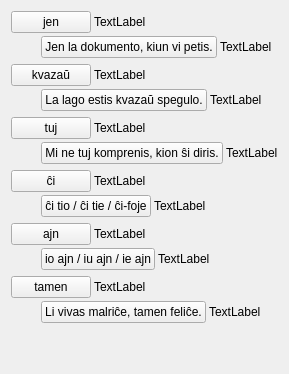
     <widget class="QWidget" name="tab_4">
      <attribute name="icon">
       <iconset resource="ikonoj.qrc">
        <normaloff>:/ikonoj/leciono.png</normaloff>:/ikonoj/leciono.png</iconset>
      </attribute>
      <attribute name="title">
       <string>4</string>
      </attribute>
      <layout class="QVBoxLayout" name="verticalLayout_28">
       <item>
        <layout class="QVBoxLayout" name="verticalLayout_23">
         <property name="spacing">
          <number>3</number>
         </property>
         <item>
          <layout class="QHBoxLayout" name="horizontalLayout_38" stretch="3,1">
           <item>
            <widget class="neklakebla" name="Lec11_Button744">
             <property name="sizePolicy">
              <sizepolicy hsizetype="Maximum" vsizetype="Fixed">
               <horstretch>0</horstretch>
               <verstretch>0</verstretch>
              </sizepolicy>
             </property>
             <property name="text">
              <string>jen</string>
             </property>
            </widget>
           </item>
           <item>
            <widget class="QLabel" name="Lec11_Label838">
             <property name="text">
              <string>TextLabel</string>
             </property>
             <property name="wordWrap">
              <bool>true</bool>
             </property>
            </widget>
           </item>
          </layout>
         </item>
         <item>
          <layout class="QHBoxLayout" name="horizontalLayout_39" stretch="0,3,1">
           <item>
            <spacer name="horizontalSpacer_18">
             <property name="orientation">
              <enum>Qt::Horizontal</enum>
             </property>
             <property name="sizeType">
              <enum>QSizePolicy::Fixed</enum>
             </property>
             <property name="sizeHint" stdset="0">
              <size>
               <width>30</width>
               <height>20</height>
              </size>
             </property>
            </spacer>
           </item>
           <item>
            <widget class="neklakebla" name="pushButton_38">
             <property name="sizePolicy">
              <sizepolicy hsizetype="Maximum" vsizetype="Fixed">
               <horstretch>0</horstretch>
               <verstretch>0</verstretch>
              </sizepolicy>
             </property>
             <property name="text">
              <string>Jen la dokumento, kiun vi petis.</string>
             </property>
            </widget>
           </item>
           <item>
            <widget class="QLabel" name="Lec11_Label840">
             <property name="text">
              <string>TextLabel</string>
             </property>
             <property name="wordWrap">
              <bool>true</bool>
             </property>
            </widget>
           </item>
          </layout>
         </item>
        </layout>
       </item>
       <item>
        <layout class="QVBoxLayout" name="verticalLayout_24">
         <property name="spacing">
          <number>3</number>
         </property>
         <item>
          <layout class="QHBoxLayout" name="horizontalLayout_40" stretch="3,1">
           <item>
            <widget class="neklakebla" name="Lec11_Button746">
             <property name="sizePolicy">
              <sizepolicy hsizetype="Maximum" vsizetype="Fixed">
               <horstretch>0</horstretch>
               <verstretch>0</verstretch>
              </sizepolicy>
             </property>
             <property name="text">
              <string>kvazaŭ</string>
             </property>
            </widget>
           </item>
           <item>
            <widget class="QLabel" name="Lec11_Label839">
             <property name="text">
              <string>TextLabel</string>
             </property>
             <property name="wordWrap">
              <bool>true</bool>
             </property>
            </widget>
           </item>
          </layout>
         </item>
         <item>
          <layout class="QHBoxLayout" name="horizontalLayout_41" stretch="0,3,1">
           <item>
            <spacer name="horizontalSpacer_19">
             <property name="orientation">
              <enum>Qt::Horizontal</enum>
             </property>
             <property name="sizeType">
              <enum>QSizePolicy::Fixed</enum>
             </property>
             <property name="sizeHint" stdset="0">
              <size>
               <width>30</width>
               <height>20</height>
              </size>
             </property>
            </spacer>
           </item>
           <item>
            <widget class="neklakebla" name="pushButton_40">
             <property name="sizePolicy">
              <sizepolicy hsizetype="Maximum" vsizetype="Fixed">
               <horstretch>0</horstretch>
               <verstretch>0</verstretch>
              </sizepolicy>
             </property>
             <property name="text">
              <string>La lago estis kvazaŭ spegulo.</string>
             </property>
            </widget>
           </item>
           <item>
            <widget class="QLabel" name="Lec11_Label841">
             <property name="text">
              <string>TextLabel</string>
             </property>
             <property name="wordWrap">
              <bool>true</bool>
             </property>
            </widget>
           </item>
          </layout>
         </item>
        </layout>
       </item>
       <item>
        <layout class="QVBoxLayout" name="verticalLayout_25">
         <property name="spacing">
          <number>3</number>
         </property>
         <item>
          <layout class="QHBoxLayout" name="horizontalLayout_42" stretch="3,1">
           <item>
            <widget class="neklakebla" name="Lec11_Button748">
             <property name="sizePolicy">
              <sizepolicy hsizetype="Maximum" vsizetype="Fixed">
               <horstretch>0</horstretch>
               <verstretch>0</verstretch>
              </sizepolicy>
             </property>
             <property name="text">
              <string>tuj</string>
             </property>
            </widget>
           </item>
           <item>
            <widget class="QLabel" name="Lec11_Label842">
             <property name="text">
              <string>TextLabel</string>
             </property>
             <property name="wordWrap">
              <bool>true</bool>
             </property>
            </widget>
           </item>
          </layout>
         </item>
         <item>
          <layout class="QHBoxLayout" name="horizontalLayout_43" stretch="0,3,1">
           <item>
            <spacer name="horizontalSpacer_20">
             <property name="orientation">
              <enum>Qt::Horizontal</enum>
             </property>
             <property name="sizeType">
              <enum>QSizePolicy::Fixed</enum>
             </property>
             <property name="sizeHint" stdset="0">
              <size>
               <width>30</width>
               <height>20</height>
              </size>
             </property>
            </spacer>
           </item>
           <item>
            <widget class="neklakebla" name="pushButton_42">
             <property name="sizePolicy">
              <sizepolicy hsizetype="Maximum" vsizetype="Fixed">
               <horstretch>0</horstretch>
               <verstretch>0</verstretch>
              </sizepolicy>
             </property>
             <property name="text">
              <string>Mi ne tuj komprenis, kion ŝi diris.</string>
             </property>
            </widget>
           </item>
           <item>
            <widget class="QLabel" name="Lec11_Label843">
             <property name="text">
              <string>TextLabel</string>
             </property>
             <property name="wordWrap">
              <bool>true</bool>
             </property>
            </widget>
           </item>
          </layout>
         </item>
        </layout>
       </item>
       <item>
        <layout class="QVBoxLayout" name="verticalLayout_22">
         <property name="spacing">
          <number>3</number>
         </property>
         <item>
          <layout class="QHBoxLayout" name="horizontalLayout_36" stretch="3,1">
           <item>
            <widget class="neklakebla" name="Lec11_Button750">
             <property name="sizePolicy">
              <sizepolicy hsizetype="Maximum" vsizetype="Fixed">
               <horstretch>0</horstretch>
               <verstretch>0</verstretch>
              </sizepolicy>
             </property>
             <property name="text">
              <string>ĉi</string>
             </property>
            </widget>
           </item>
           <item>
            <widget class="QLabel" name="Lec11_Label844">
             <property name="text">
              <string>TextLabel</string>
             </property>
             <property name="wordWrap">
              <bool>true</bool>
             </property>
            </widget>
           </item>
          </layout>
         </item>
         <item>
          <layout class="QHBoxLayout" name="horizontalLayout_37" stretch="0,3,1">
           <item>
            <spacer name="horizontalSpacer_17">
             <property name="orientation">
              <enum>Qt::Horizontal</enum>
             </property>
             <property name="sizeType">
              <enum>QSizePolicy::Fixed</enum>
             </property>
             <property name="sizeHint" stdset="0">
              <size>
               <width>30</width>
               <height>20</height>
              </size>
             </property>
            </spacer>
           </item>
           <item>
            <widget class="neklakebla" name="pushButton_36">
             <property name="sizePolicy">
              <sizepolicy hsizetype="Maximum" vsizetype="Fixed">
               <horstretch>0</horstretch>
               <verstretch>0</verstretch>
              </sizepolicy>
             </property>
             <property name="text">
              <string>ĉi tio / ĉi tie / ĉi-foje</string>
             </property>
            </widget>
           </item>
           <item>
            <widget class="QLabel" name="Lec11_Label845">
             <property name="text">
              <string>TextLabel</string>
             </property>
             <property name="wordWrap">
              <bool>true</bool>
             </property>
            </widget>
           </item>
          </layout>
         </item>
        </layout>
       </item>
       <item>
        <layout class="QVBoxLayout" name="verticalLayout_27">
         <property name="spacing">
          <number>3</number>
         </property>
         <item>
          <layout class="QHBoxLayout" name="horizontalLayout_46" stretch="3,1">
           <item>
            <widget class="neklakebla" name="Lec11_Button754">
             <property name="sizePolicy">
              <sizepolicy hsizetype="Maximum" vsizetype="Fixed">
               <horstretch>0</horstretch>
               <verstretch>0</verstretch>
              </sizepolicy>
             </property>
             <property name="text">
              <string>ajn</string>
             </property>
            </widget>
           </item>
           <item>
            <widget class="QLabel" name="Lec11_Label848">
             <property name="text">
              <string>TextLabel</string>
             </property>
             <property name="wordWrap">
              <bool>true</bool>
             </property>
            </widget>
           </item>
          </layout>
         </item>
         <item>
          <layout class="QHBoxLayout" name="horizontalLayout_47" stretch="0,3,1">
           <item>
            <spacer name="horizontalSpacer_22">
             <property name="orientation">
              <enum>Qt::Horizontal</enum>
             </property>
             <property name="sizeType">
              <enum>QSizePolicy::Fixed</enum>
             </property>
             <property name="sizeHint" stdset="0">
              <size>
               <width>30</width>
               <height>20</height>
              </size>
             </property>
            </spacer>
           </item>
           <item>
            <widget class="neklakebla" name="pushButton_46">
             <property name="sizePolicy">
              <sizepolicy hsizetype="Maximum" vsizetype="Fixed">
               <horstretch>0</horstretch>
               <verstretch>0</verstretch>
              </sizepolicy>
             </property>
             <property name="text">
              <string>io ajn / iu ajn / ie ajn</string>
             </property>
            </widget>
           </item>
           <item>
            <widget class="QLabel" name="Lec11_Label846">
             <property name="text">
              <string>TextLabel</string>
             </property>
             <property name="wordWrap">
              <bool>true</bool>
             </property>
            </widget>
           </item>
          </layout>
         </item>
        </layout>
       </item>
       <item>
        <layout class="QVBoxLayout" name="verticalLayout_26">
         <property name="spacing">
          <number>3</number>
         </property>
         <item>
          <layout class="QHBoxLayout" name="horizontalLayout_44" stretch="3,1">
           <item>
            <widget class="neklakebla" name="Lec11_Button755">
             <property name="sizePolicy">
              <sizepolicy hsizetype="Maximum" vsizetype="Fixed">
               <horstretch>0</horstretch>
               <verstretch>0</verstretch>
              </sizepolicy>
             </property>
             <property name="text">
              <string>tamen</string>
             </property>
            </widget>
           </item>
           <item>
            <widget class="QLabel" name="Lec11_Label849">
             <property name="text">
              <string>TextLabel</string>
             </property>
             <property name="wordWrap">
              <bool>true</bool>
             </property>
            </widget>
           </item>
          </layout>
         </item>
         <item>
          <layout class="QHBoxLayout" name="horizontalLayout_45" stretch="0,3,1">
           <item>
            <spacer name="horizontalSpacer_21">
             <property name="orientation">
              <enum>Qt::Horizontal</enum>
             </property>
             <property name="sizeType">
              <enum>QSizePolicy::Fixed</enum>
             </property>
             <property name="sizeHint" stdset="0">
              <size>
               <width>30</width>
               <height>20</height>
              </size>
             </property>
            </spacer>
           </item>
           <item>
            <widget class="neklakebla" name="pushButton_44">
             <property name="sizePolicy">
              <sizepolicy hsizetype="Maximum" vsizetype="Fixed">
               <horstretch>0</horstretch>
               <verstretch>0</verstretch>
              </sizepolicy>
             </property>
             <property name="text">
              <string>Li vivas malriĉe, tamen feliĉe.</string>
             </property>
            </widget>
           </item>
           <item>
            <widget class="QLabel" name="Lec11_Label847">
             <property name="text">
              <string>TextLabel</string>
             </property>
             <property name="wordWrap">
              <bool>true</bool>
             </property>
            </widget>
           </item>
          </layout>
         </item>
        </layout>
       </item>
       <item>
        <spacer name="verticalSpacer_12">
         <property name="orientation">
          <enum>Qt::Vertical</enum>
         </property>
         <property name="sizeHint" stdset="0">
          <size>
           <width>20</width>
           <height>40</height>
          </size>
         </property>
        </spacer>
       </item>
      </layout>
     </widget>
